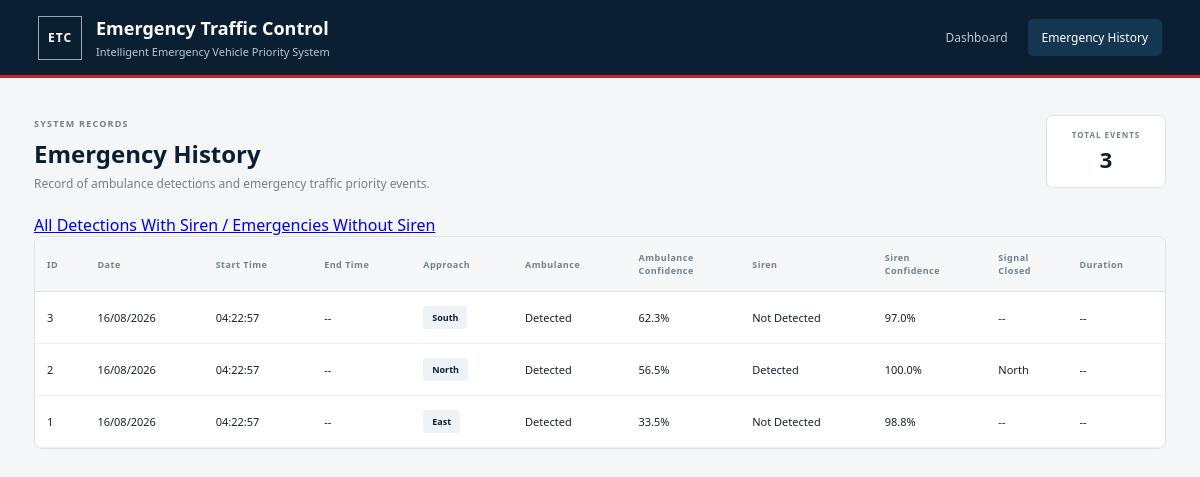
Before: /history with the older database file.
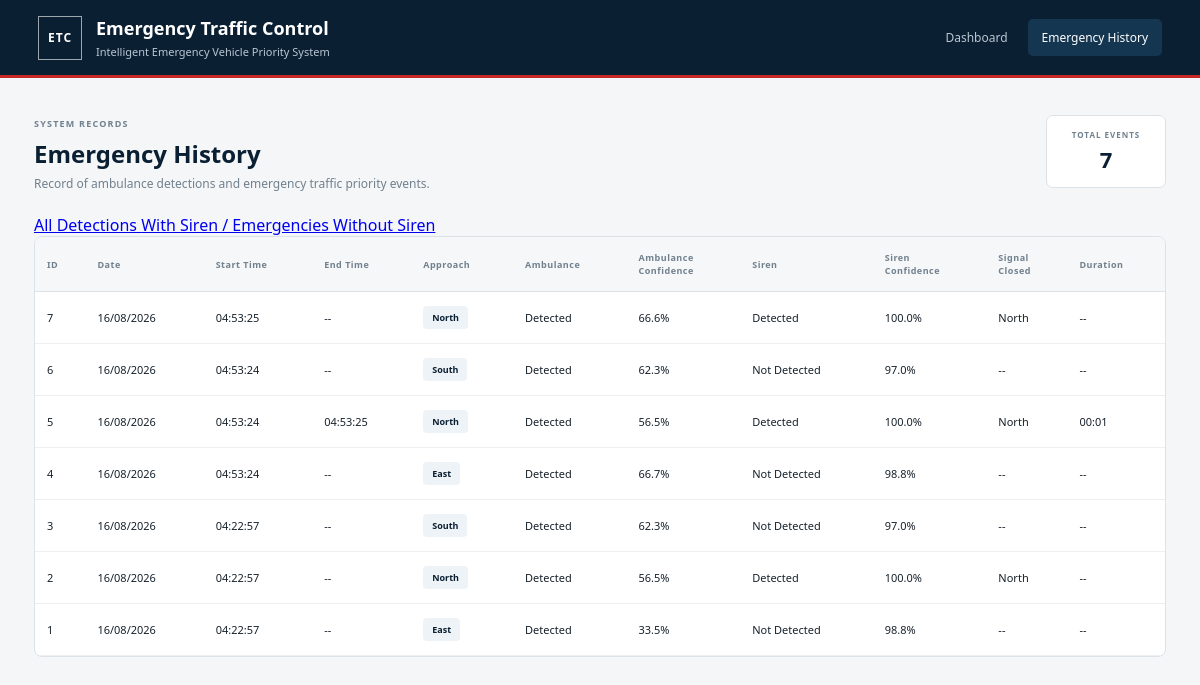
After: the same page with the newer database file.
### tables this page shows
CREATE TABLE emergency_history (
            id INTEGER PRIMARY KEY AUTOINCREMENT,
            date TEXT NOT NULL,
            start_time TEXT NOT NULL,
            end_time TEXT,
            approach TEXT NOT NULL,
            ambulance_confidence REAL,
            siren TEXT,
            siren_confidence REAL,
            signal_closed TEXT,
            duration TEXT
        );

### app.py (the view, shortened to what this page needs)
@app.route("/history")
def history():
    filter_type = request.args.get("filter", "all")
    conn = get_db()
    if filter_type == "emergency":
        events = conn.execute("""
            SELECT *
            FROM emergency_history
            WHERE siren = 'Siren'
            ORDER BY id DESC
        """).fetchall()
    else:
        events = conn.execute("""
            SELECT *
            FROM emergency_history
            ORDER BY id DESC
        """).fetchall()
    conn.close()
    return render_template("history.html", events=events, current_filter=filter_type)

### app.py (called while the page is built)
def get_db():
    conn = sqlite3.connect(DATABASE, check_same_thread=False)
    conn.row_factory = sqlite3.Row
    return conn

### templates/history.html (shortened to what this page needs)
{% extends "base.html" %}
{% block history_active %}active{% endblock %}
{% block content %}
<main class="history-page">
    <div class="history-header">
        <div>
            <span class="eyebrow">SYSTEM RECORDS</span>
            <h2>Emergency History</h2>
            <p>Record of ambulance detections and emergency traffic priority events.</p>
        </div>
        <div class="record-count">
            <span>TOTAL EVENTS</span>
            <strong>{{ events|length }}</strong>
        </div>
    </div>
    <div class="history-filters">
        <a href="{{ url_for('history', filter='all') }}" class="filter-btn {% if current_filter == 'all' %}active{% endif %}">
            All Detections
        </a>
        <a href="{{ url_for('history', filter='emergency') }}" class="filter-btn {% if current_filter == 'emergency' %}active{% endif %}">
            With Siren / Emergencies
        </a>
        <a href="{{ url_for('history', filter='without_siren') }}" class="filter-btn {% if current_filter == 'without_siren' %}active{% endif %}">
            Without Siren
        </a>
    </div>
    <div class="table-container">
        <table>
            <thead>
                <tr>
                    <th>ID</th>
                    <th>Date</th>
                    <th>Start Time</th>
                    <th>End Time</th>
                    <th>Approach</th>
                    <th>Ambulance</th>
                    <th>Ambulance<br>Confidence</th>
                    <th>Siren</th>
                    <th>Siren<br>Confidence</th>
                    <th>Signal<br>Closed</th>
                    <th>Duration</th>
                </tr>
            </thead>
            <tbody>
                {% if events %}
                    {% for event in events %}
                    <tr>
                        <td>{{ event["id"] }}</td>
                        <td>{{ event["date"] }}</td>
                        <td>{{ event["start_time"] }}</td>
                        <td>
                            {% if event["end_time"] %}
                                {{ event["end_time"] }}
                            {% else %}
                                --
                            {% endif %}
                        </td>
                        <td><span class="approach-badge">{{ event["approach"] }}</span></td>
                        <td><span class="status-detected">Detected</span></td>
                        <td>
                            {% if event["ambulance_confidence"] is not none %}
                                {{ "%.1f"|format(event["ambulance_confidence"] * 100) }}%
                            {% else %}
                                --
                            {% endif %}
                        </td>
                        <td>
                            {% if event["siren"] == "Siren" %}
                                <span class="status-siren">Detected</span>
                            {% elif event["siren"] == "No Siren" %}
                                <span class="status-no-siren">Not Detected</span>
                            {% else %}
                                --
                            {% endif %}
                        </td>
                        <td>
                            {% if event["siren_confidence"] is not none %}
                                {{ "%.1f"|format(event["siren_confidence"] * 100) }}%
                            {% else %}
                                --
                            {% endif %}
                        </td>
                        <td>
                            {% if event["signal_closed"] %}
                                <span class="signal-closed-badge">{{ event["signal_closed"] }}</span>
                            {% else %}
                                --
                            {% endif %}
                        </td>
                        <td>
                            {% if event["duration"] %}
                                {{ event["duration"] }}
                            {% else %}
                                --
                            {% endif %}
                        </td>
                    </tr>
                    {% endfor %}
                {% endif %}
            </tbody>
        </table>
    </div>
</main>
{% endblock %}

### templates/base.html (shortened to what this page needs)
<!DOCTYPE html>
<html lang="en">
<head>
    <link rel="stylesheet" href="{{ url_for('static', filename='css/style.css') }}">
</head>
<body>
<header class="topbar">
    <div class="brand">
        <div class="brand-icon">ETC</div>
        <div>
            <h1>Emergency Traffic Control</h1>
            <p>Intelligent Emergency Vehicle Priority System</p>
        </div>
    </div>
    <nav>
        <a href="/" class="{% block dashboard_active %}{% endblock %}">Dashboard</a>
        <a href="/history" class="{% block history_active %}{% endblock %}">Emergency History</a>
    </nav>
</header>
{% block content %}
{% endblock %}
</body>
</html>

### static/css/style.css (style rules this page uses)
:root { --navy: #0b1f33; --navy-light: #153650; --red: #c62828; --yellow: #d99a00; --green: #198754; --background: #f4f6f8; --white: #ffffff; --border: #dce3e8; --text: #17212b; --muted: #71808d; }
* { box-sizing: border-box; }
body { margin: 0; background: var(--background); color: var(--text); font-family: "Segoe UI", Arial, sans-serif; }
.topbar { height: 78px; background: var(--navy); color: white; display: flex; align-items: center; justify-content: space-between; padding: 0 38px; border-bottom: 3px solid var(--red); }
.brand { display: flex; align-items: center; gap: 14px; }
.brand-icon { width: 44px; height: 44px; display: flex; align-items: center; justify-content: center; border: 1px solid rgba(255,255,255,.6); font-size: 12px; font-weight: 800; letter-spacing: 1px; }
.brand h1 { margin: 0; font-size: 18px; font-weight: 700; }
.brand p { margin: 4px 0 0; color: #b8c7d3; font-size: 11px; }
nav { display: flex; gap: 6px; }
nav a { color: #b9c7d1; text-decoration: none; padding: 10px 14px; font-size: 12px; border-radius: 5px; }
nav a:hover, nav a.active { color: white; background: var(--navy-light); }
.history-page { max-width: 1500px; margin: auto; padding: 32px 34px 50px; }
.history-header { display: flex; align-items: center; justify-content: space-between; margin-bottom: 22px; }
.eyebrow { color: var(--muted); font-size: 9px; font-weight: 800; letter-spacing: 1.2px; }
.history-header h2 { margin: 5px 0; color: var(--navy); font-size: 24px; }
.history-header p { margin: 0; color: var(--muted); font-size: 12px; }
.record-count { min-width: 120px; text-align: center; background: white; border: 1px solid var(--border); border-radius: 7px; padding: 13px; }
.record-count span { display: block; color: var(--muted); font-size: 8px; font-weight: 800; letter-spacing: 1px; }
.record-count strong { display: block; margin-top: 4px; color: var(--navy); font-size: 22px; }
.table-container { background: white; border: 1px solid var(--border); border-radius: 8px; overflow-x: auto; }
table { width: 100%; border-collapse: collapse; min-width: 1100px; }
thead { background: #f5f7f9; }
th { padding: 14px 12px; text-align: left; color: var(--muted); font-size: 9px; font-weight: 800; letter-spacing: .5px; border-bottom: 1px solid var(--border); white-space: nowrap; }
td { padding: 14px 12px; font-size: 11px; border-bottom: 1px solid #edf0f2; white-space: nowrap; }
.approach-badge { display: inline-block; padding: 5px 9px; background: #edf3f7; color: var(--navy); border-radius: 4px; font-size: 9px; font-weight: 700; }

Changed rows visible on the page:
added emergency_history: id "7", date "16/08/2026", start_time "04:53:25", approach "North", event['ambulance_confidence']*100 "66.6", siren "Detected", event['siren_confidence']*100 "100.0", signal_closed "North"
added emergency_history: id "6", date "16/08/2026", start_time "04:53:24", approach "South", event['ambulance_confidence']*100 "62.3", siren "Not Detected", event['siren_confidence']*100 "97.0"
added emergency_history: id "5", date "16/08/2026", start_time "04:53:24", end_time "04:53:25", approach "North", event['ambulance_confidence']*100 "56.5", siren "Detected", event['siren_confidence']*100 "100.0", signal_closed "North", duration "00:01"
added emergency_history: id "4", date "16/08/2026", start_time "04:53:24", approach "East", event['ambulance_confidence']*100 "66.7", siren "Not Detected", event['siren_confidence']*100 "98.8"
Other visible differences:
{{ events|length }}: "3" → "7"
